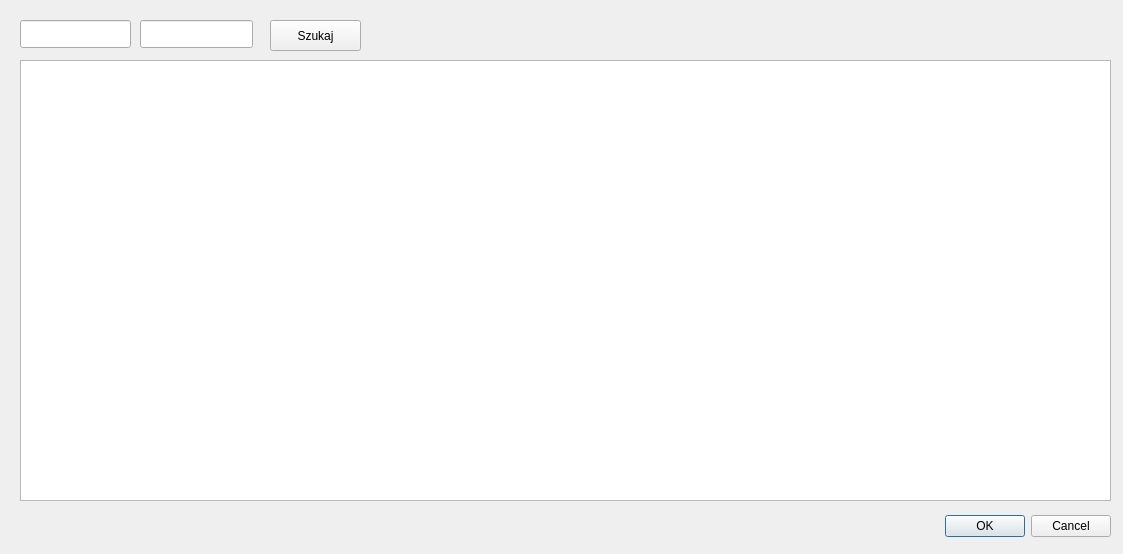
<?xml version="1.0" encoding="UTF-8"?>
<ui version="4.0">
 <class>WybKlientaDialog</class>
 <widget class="QDialog" name="WybKlientaDialog">
  <property name="geometry">
   <rect>
    <x>0</x>
    <y>0</y>
    <width>1123</width>
    <height>554</height>
   </rect>
  </property>
  <property name="windowTitle">
   <string>Wybierz klienta</string>
  </property>
  <widget class="QDialogButtonBox" name="buttonBox">
   <property name="geometry">
    <rect>
     <x>930</x>
     <y>510</y>
     <width>181</width>
     <height>32</height>
    </rect>
   </property>
   <property name="orientation">
    <enum>Qt::Horizontal</enum>
   </property>
   <property name="standardButtons">
    <set>QDialogButtonBox::Cancel|QDialogButtonBox::Ok</set>
   </property>
  </widget>
  <widget class="QPushButton" name="pushSzukaj">
   <property name="geometry">
    <rect>
     <x>270</x>
     <y>20</y>
     <width>91</width>
     <height>31</height>
    </rect>
   </property>
   <property name="text">
    <string>Szukaj</string>
   </property>
  </widget>
  <widget class="QTableView" name="tableView">
   <property name="geometry">
    <rect>
     <x>20</x>
     <y>60</y>
     <width>1091</width>
     <height>441</height>
    </rect>
   </property>
  </widget>
  <widget class="QLineEdit" name="lineEditNazwaSkrot">
   <property name="geometry">
    <rect>
     <x>20</x>
     <y>20</y>
     <width>111</width>
     <height>28</height>
    </rect>
   </property>
  </widget>
  <widget class="QLineEdit" name="lineEditSkrot">
   <property name="geometry">
    <rect>
     <x>140</x>
     <y>20</y>
     <width>113</width>
     <height>28</height>
    </rect>
   </property>
  </widget>
 </widget>
 <resources/>
 <connections>
  <connection>
   <sender>buttonBox</sender>
   <signal>accepted()</signal>
   <receiver>WybKlientaDialog</receiver>
   <slot>accept()</slot>
   <hints>
    <hint type="sourcelabel">
     <x>248</x>
     <y>254</y>
    </hint>
    <hint type="destinationlabel">
     <x>157</x>
     <y>274</y>
    </hint>
   </hints>
  </connection>
  <connection>
   <sender>buttonBox</sender>
   <signal>rejected()</signal>
   <receiver>WybKlientaDialog</receiver>
   <slot>reject()</slot>
   <hints>
    <hint type="sourcelabel">
     <x>316</x>
     <y>260</y>
    </hint>
    <hint type="destinationlabel">
     <x>286</x>
     <y>274</y>
    </hint>
   </hints>
  </connection>
 </connections>
</ui>
